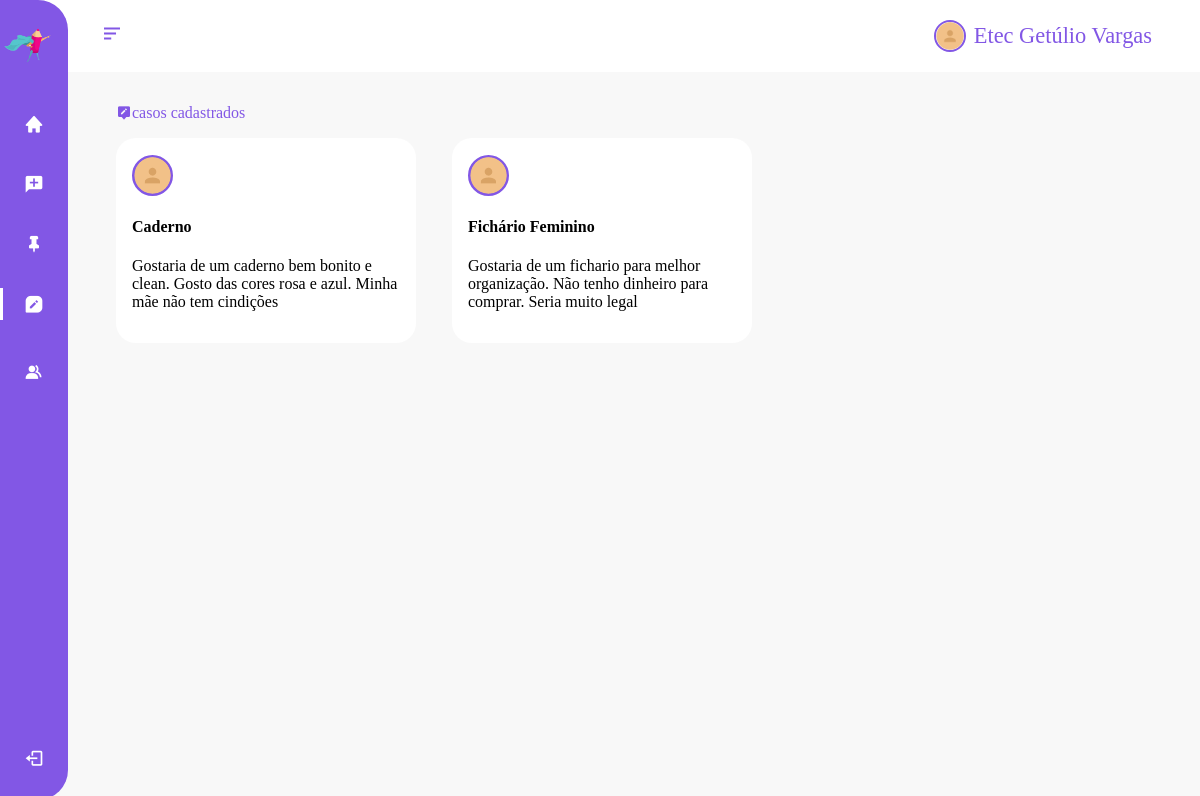
Page /SiteSimetria/sessao-instituicao/casos-cadastrados.php (signed in) on the committed database.
### tables this page shows
CREATE TABLE `tbpublicacaousuario` (
  `codPublicacaoUsuario` int(11) NOT NULL,
  `codPublicacao` int(11) NOT NULL,
  `codUsuario` int(11) NOT NULL
);

CREATE TABLE `tbpublicacao` (
  `codPublicacao` int(11) NOT NULL,
  `tituloPublicacao` varchar(20) NOT NULL,
  `descricaoPublicacao` varchar(100) NOT NULL,
  `dataPublicacao` datetime NOT NULL DEFAULT current_timestamp(),
  `fotoPublicacao` varchar(50) NOT NULL,
  `status` varchar(20) NOT NULL
);

### SiteSimetria/sessao-instituicao/casos-cadastrados.php (the view, shortened to what this page needs)
<?php
    if(isset($_SESSION["instituto"]) && is_array($_SESSION["instituto"])){
        $nome = $_SESSION["instituto"][0];
        $id = $_SESSION["instituto"][1];
    }
    else{
        echo "<script>window.location = '../login.php'</script>";
    }
?>
<!DOCTYPE html>
<html lang="pt-br">
    <head>
        <link href='https://unpkg.com/boxicons@2.0.7/css/boxicons.min.css' rel='stylesheet'>
        <link rel="stylesheet" href="./css/style.css">
    </head>
    <body id= "body-pd">
        <header class="header" id="header">
            <div class="header__toggle">
                <i class='bx bx-menu-alt-left' id="header-toggle"></i>
            </div>
            <div class="header__infos">
                <div class="header__profile">
                    <img src="./img/fotoPerfil.png">
                    <p><?php echo $nome; ?> </p>
                </div>
            </div>
        </header>
        <div class="navbar" id="nav-bar">
            <nav class="nav">
                <div>
                    <a href="#" class="nav__logo ">
                        <img src="./img/logo.png" alt="" class="nav__logo-icon">
                    </a>
                    <div class="nav__list">
                        <a href="index.php" class="nav__link">
                            <i class='bx bxs-home nav__icon'></i>
                        </a>
                        <a href="novo-caso.php" class="nav__link  ">
                            <i class='bx bxs-comment-add nav__icon' ></i>
                        </a>
                        <a href="pendencias.php" class="nav__link">
                            <i class='bx bxs-pin nav__icon' ></i>
                        </a>
                        <a href="casos-cadastrados.php" class="nav__link active">
                            <i class='bx bxs-message-square-edit nav__icon'></i>
                        </a>
                        <a href="alunos.php" class="nav__link">
                            <i class='bx bxs-group nav__icon'></i>
                        </a>
                    </div>
                </div>
                <a href="../index.php" class="nav__link">
                    <i class='bx bx-log-out nav__icon'></i>
                </a>
            </nav>
        </div>
        <main class="l-main">
        <section class="casos__cadastrados">
                <div class="title">
                    <i class='bx bxs-message-alt-edit'></i>
                    <p>casos cadastrados</p>
                </div>
                <div class="cadastrados__grid">
                    <?php
                    include_once '../banco/conexao.php';
                        $casoquery = $connect->prepare("SELECT *
                            FROM tbpublicacaousuario as A
                            INNER JOIN tbpublicacao as B on B.codPublicacao = A.codPublicacao
                            INNER JOIN tbusers as C on C.codUsers = A.codUsuario
                            INNER JOIN tbinstituicao as D on C.codInstituicao = D.codInstituicao
                            where D.codInstituicao = $id
                        ");
                        $casoquery->execute();
                        if($casoquery->rowCount() > 0):
                        while( $caso = $casoquery->fetch(PDO::FETCH_ASSOC)):
                        ?>
                        <div class="caso">
                            <div class="user">
                                <img src="./img/fotoPerfil.png">
                            </div>
                            <h4><?php echo $caso['tituloPublicacao']; ?></h4>
                            <p>
                                <?php
                                $limite = 150;
                                $tamanho = strlen( $caso['descricaoPublicacao']);
                                if($tamanho <= $limite){
                                    echo $caso['descricaoPublicacao'];
                                }else{
                                    $novoTexto = trim(substr($caso['descricaoPublicacao'],0,$limite)).".... <a href='novo-caso.php'>Ver mais</a>";
                                    echo $novoTexto;
                                }
                                ?>
                            </p>
                        </div>
                        <?php endwhile;
                else:?>
                        <p>Nenhum caso registrado<p>
                    <?php
                    endif; ?>
                </div>
            </section>
        </main>
    </body>
</html>

### rows in the picture
tbpublicacaousuario: codPublicacao.tituloPublicacao "Caderno", codPublicacao.descricaoPublicacao "Gostaria de um caderno bem bonito e clean. Gosto das cores rosa e azul. Minha mãe não tem cindições"
tbpublicacaousuario: codPublicacao.tituloPublicacao "Fichário Feminino", codPublicacao.descricaoPublicacao "Gostaria de um fichario para melhor organização. Não tenho dinheiro para comprar. Seria muito legal"

### other values in the picture
$nome "Etec Getúlio Vargas"
